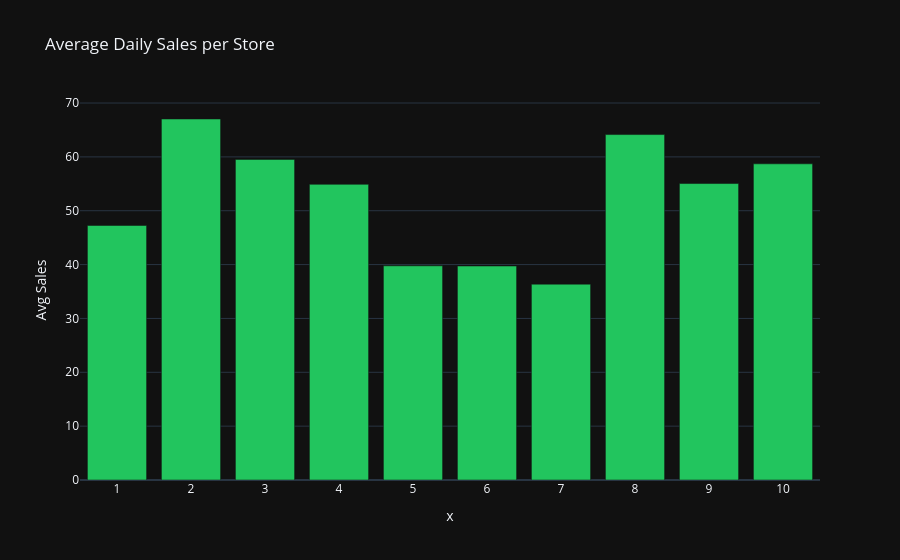

This figure's notebook cell:
### Markdown cell above
## Store & Item Aggregate Features

Global averages per store and per item encode the inherent "baseline" demand level of each entity. A high-volume store will have a higher `store_avg_sales`, giving the model a useful prior even when recent lag/rolling values are noisy.

### Code cell
df["store_avg_sales"] = df.groupby("store")["sales"].transform("mean")
df["item_avg_sales"]  = df.groupby("item")["sales"].transform("mean")

store_avg = df[["store", "store_avg_sales"]].drop_duplicates().sort_values("store")
item_avg  = df[["item", "item_avg_sales"]].drop_duplicates().sort_values("item")

fig = px.bar(store_avg, x=store_avg["store"].astype(str), y="store_avg_sales",
             title="Average Daily Sales per Store",
             template="plotly_dark", labels={"store_avg_sales": "Avg Sales", "store": "Store"})
fig.update_traces(marker_color="#22c55e")
fig.show()

### Figure 1 — Plotly figure (JSON) as saved in the notebook; plotly's stock layout.template omitted (floating-point values rounded to 4 significant figures)
{"data": [{"hovertemplate": "x=%{x}<br>Avg Sales=%{y}<extra></extra>", "legendgroup": "", "marker": {"color": "#22c55e", "pattern": {"shape": ""}}, "name": "", "orientation": "v", "showlegend": false, "textposition": "auto", "type": "bar", "x": ["1", "2", "3", "4", "5", "6", "7", "8", "9", "10"], "xaxis": "x", "y": [47.27, 67.03, 59.53, 54.9, 39.77, 39.73, 36.36, 64.14, 55.05, 58.71], "yaxis": "y"}], "layout": {"barmode": "relative", "legend": {"tracegroupgap": 0}, "title": {"text": "Average Daily Sales per Store"}, "xaxis": {"anchor": "y", "domain": [0, 1], "title": {"text": "x"}}, "yaxis": {"anchor": "x", "domain": [0, 1], "title": {"text": "Avg Sales"}}}}
